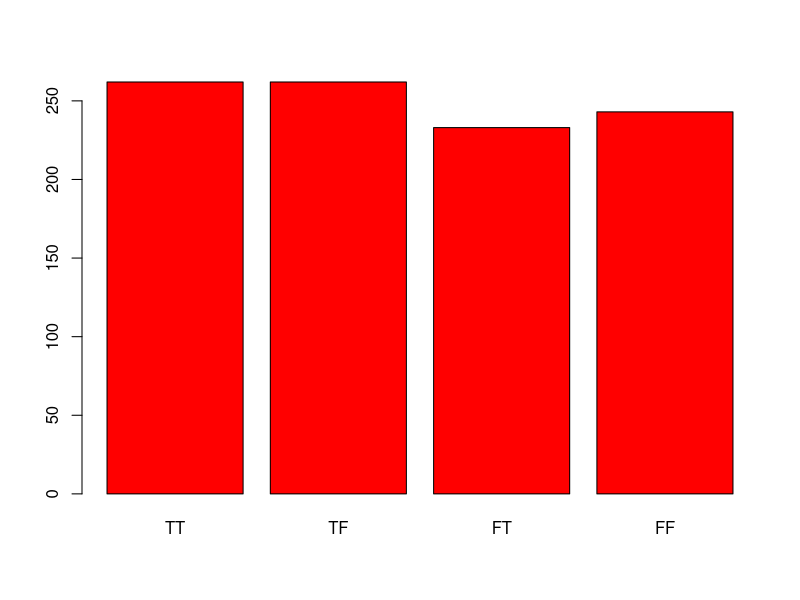

Write the R code that produced this figure.
#HELPER FUNCTIONS
#===================
calc95PercentInterval<- function(phat, n){
    temp = sqrt(phat * (1 - phat))
	zValue = 1.96 *(temp / sqrt(n))
	cat("\n the probability is ", phat,"\n")
	cat("\n\n The 95% interval is from ", phat-zValue, "to", phat+zValue)
	cat("\n the half width of the interval is ", zValue,"\n")
}


#problem 3
#============
problemThree <- function(){
	expCount = 1000
	numerOfTimesAWins = 0
	outA = c()
	outB = c()

	for (i in 1:expCount){
		nums = runif(2)
		a = FALSE
		b = FALSE
		if (nums[1] + nums[2] < 1){
			a = TRUE
		}
		if(nums[1] - nums[2] < 0){
			b = TRUE
		}
		outA = c(outA, a)
		outB = c(outB, b)
	}


	TT = 0
	TF = 0
	FT = 0
	FF = 0
	A = 0
	B = 0

	for (i in 1:expCount){
		if(isTRUE(outA[i])){
			A = A + 1
		}
		if(isTRUE(outB[i])){
			B = B + 1
		}
		if(isTRUE(outA[i]) && isTRUE(outB[i])){
			TT = TT + 1
		}
		if(isTRUE(outA[i]) && !isTRUE(outB[i])){
			TF = TF + 1
		}
		if(!isTRUE(outA[i]) && isTRUE(outB[i])){
			FT = FT + 1
		}
		if(!isTRUE(outA[i]) && !isTRUE(outB[i])){
			FF = FF + 1
		}
	}
	calc95PercentInterval(A/expCount, expCount)
	calc95PercentInterval(TT/expCount, expCount)
	barplot(c(TT, TF, FT, FF), col="red", names.arg=c("TT", "TF", "FT", "FF"))
}
problemThree()